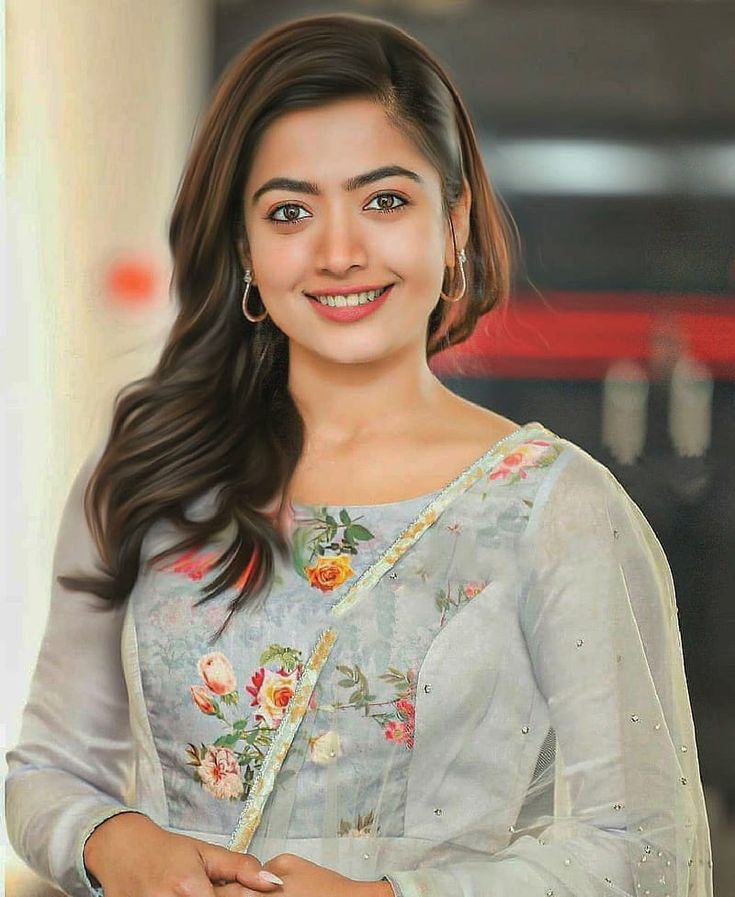
#> input picture Sample_image_3.jpeg, 735 x 897 px, found by its file name
$ jupyter execute --allow-errors 'Bitwise Operation.ipynb'
#> lines starting #> are read from the running program, lines starting #| are printed output that depends on the picture; after the words box and inside, x2 and y2 are one past the last pixel; in counts of white or black regions, pixels touching at a corner belong together
[cell 1]
import cv2
import numpy as np

## convert any image into binary image:

[cell 2]
# Read the 3-channel image
img = cv2.imread('sample_image_3.jpeg')
#> img is the input picture: shape (897, 735, 3); mean B, G, R 120.9, 137.8, 151.5
img = cv2.resize(img,(500,500))
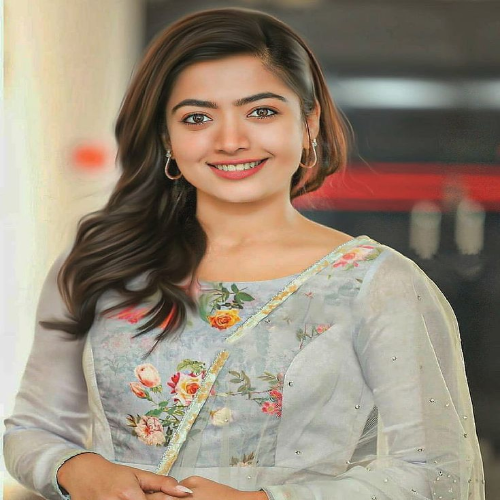
#> img: shape (500, 500, 3); mean B, G, R 120.8, 137.7, 151.4

# Convert the image to grayscale
gray = cv2.cvtColor(img, cv2.COLOR_BGR2GRAY)
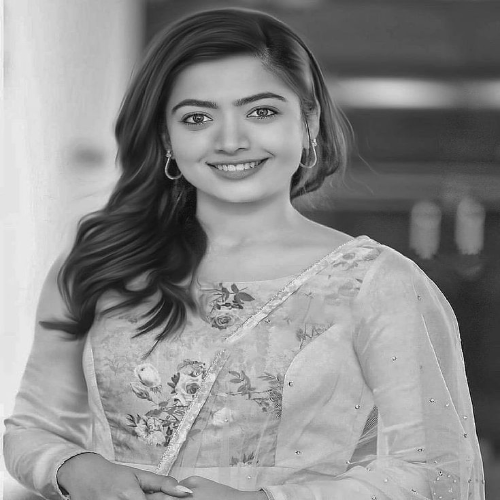
#> gray: shape (500, 500); min 5, max 249, mean 139.9

# Apply thresholding to convert to binary image
_, binary = cv2.threshold(gray,150, 255, cv2.THRESH_BINARY)
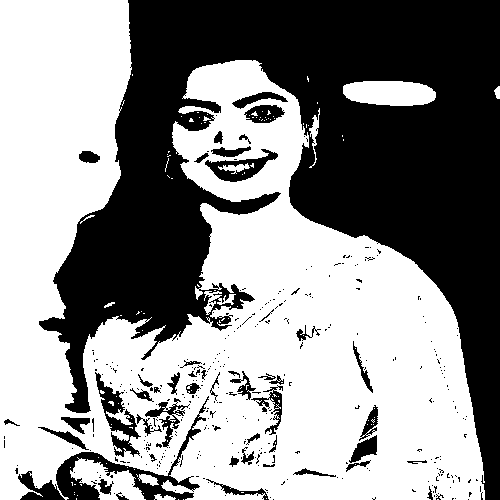
#> binary: shape (500, 500); 55.9% white; 363 black regions (312 under 20 px), largest, box (x1, y1, x2, y2) and area: (39, 0, 500, 500) 97931, (56, 396, 209, 500) 2696, (95, 372, 141, 457) 1208

# Display the binary image
cv2.imshow('Binary', binary)
cv2.waitKey(0)
cv2.destroyAllWindows()

$ run again, with Sample_image_2.jpeg copied over Sample_image_3.jpeg
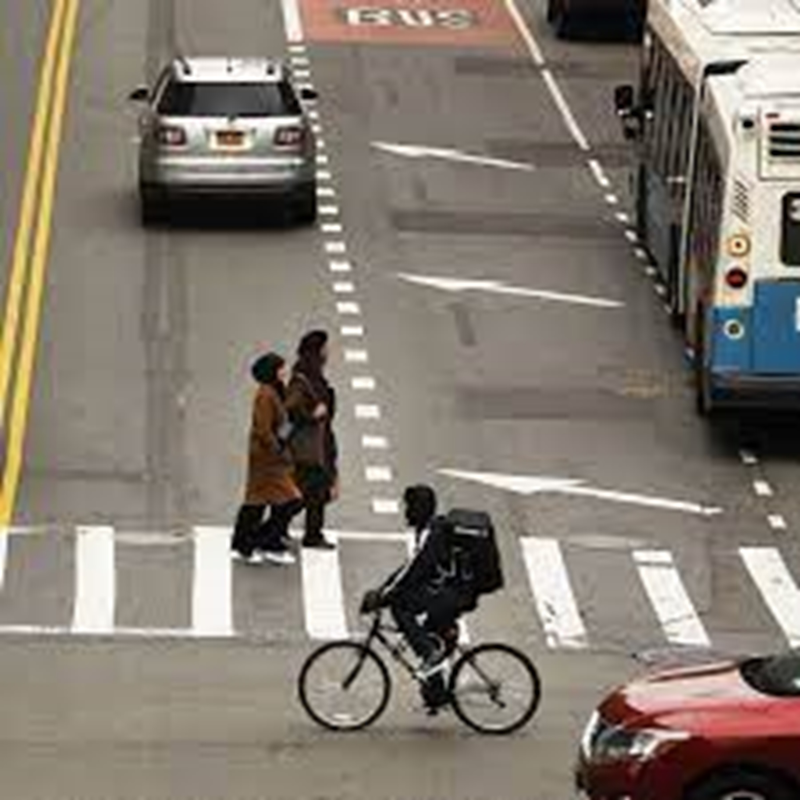
#> input picture Sample_image_2.jpeg, 2400 x 2400 px, found by its file name (shown at 1/3 size)
#> img is the input picture: shape (2400, 2400, 3); mean B, G, R 113.4, 123.9, 132.5
#> img: shape (500, 500, 3)
#> `gray = cv2.cvtColor(img, cv2.COLOR_BGR2GRAY)`:
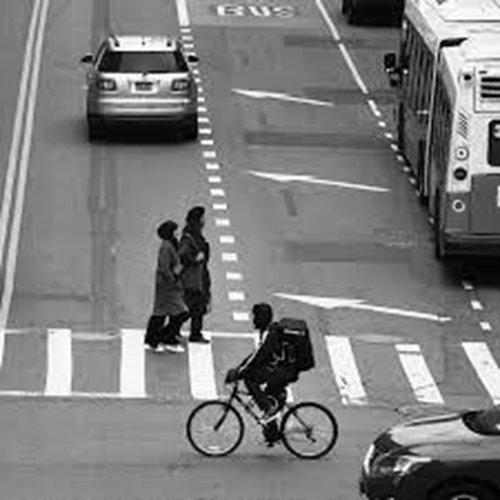
#> gray: shape (500, 500); min 0, max 255, mean 125.2
#> `_, binary = cv2.threshold(gray,150, 255, cv2.THRESH_BINARY)`:
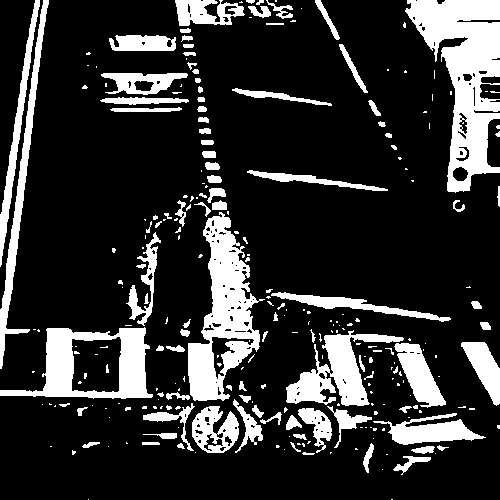
#> binary: shape (500, 500); 19.7% white; 265 white regions (165 under 20 px), largest, box (x1, y1, x2, y2) and area: (405, 0, 500, 193) 8932, (188, 212, 265, 401) 6586, (0, 327, 153, 399) 4618
